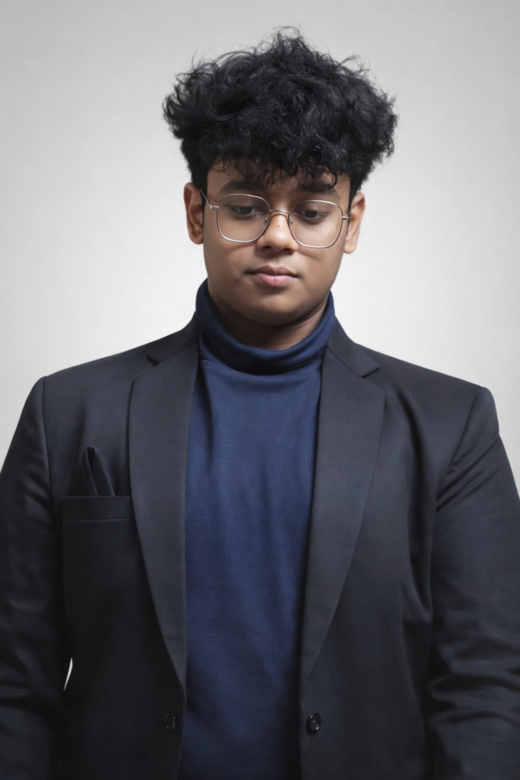
#> input picture assets/portrait-source.png, 520 x 780 px, found by its file name
$ python build_portrait_dotmatrix.py
#> lines starting #> are read from the running program, lines starting #| are printed output that depends on the picture
"""Build a transparent, animated dot-matrix portrait from the source photo."""

from __future__ import annotations

import colorsys
import math
from pathlib import Path

from PIL import Image, ImageEnhance, ImageOps


SOURCE = Path("assets/portrait-source.png")
OUTPUT = Path("assets/portrait-dotmatrix.svg")
COLS = 74
CELL = 7
BATCHES = 42


def clamp(value: float, low: float = 0.0, high: float = 1.0) -> float:
    return max(low, min(high, value))


def foreground_confidence(red: int, green: int, blue: int) -> float:
    """Separate the dark/coloured subject from the neutral studio backdrop."""
    luminance = 0.2126 * red + 0.7152 * green + 0.0722 * blue
    chroma = max(red, green, blue) - min(red, green, blue)
    dark_confidence = clamp((184 - luminance) / 32)
    colour_confidence = clamp((chroma - 5) / 24)
    return max(dark_confidence, colour_confidence)


def display_colour(red: int, green: int, blue: int) -> str:
    """Preserve the source colour while lifting near-black detail for dark mode."""
    hue, saturation, value = colorsys.rgb_to_hsv(red / 255, green / 255, blue / 255)
    value = max(value, 0.19)
    saturation = min(1.0, saturation * 1.05)
    out_red, out_green, out_blue = colorsys.hsv_to_rgb(hue, saturation, value)
    return f"#{round(out_red * 255):02x}{round(out_green * 255):02x}{round(out_blue * 255):02x}"


def deterministic_noise(column: int, row: int) -> float:
    value = (column * 374761393 + row * 668265263) & 0xFFFFFFFF
    value = ((value ^ (value >> 13)) * 1274126177) & 0xFFFFFFFF
    return value / 0xFFFFFFFF


def main() -> None:
    source = ImageOps.exif_transpose(Image.open(SOURCE)).convert("RGB")
    source = ImageEnhance.Contrast(source).enhance(1.05)
    # A square head-and-shoulders crop keeps the hero compact without stretching
    # or regenerating the user's identity.
    source_width, source_height = source.size
#> source_width = 520; source_height = 780
    crop_height = min(source_width, source_height)
#> crop_height = 520
    source = source.crop((0, 0, source_width, crop_height))
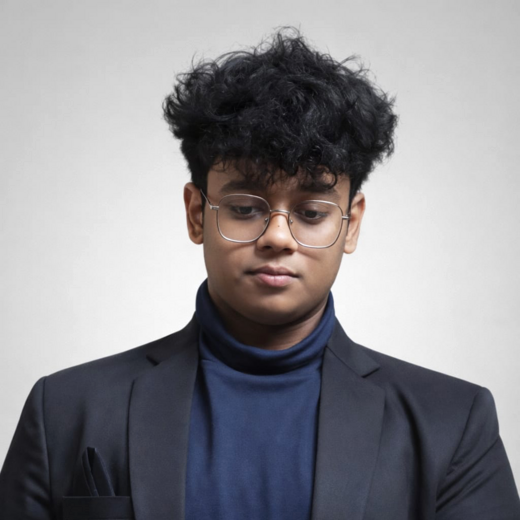
#> source: PIL image 520x520 RGB; mean R, G, B 141, 139.8, 144.2
    width, height = source.size
#> width = 520; height = 520
    rows = round(COLS * height / width)
#> rows = 74
    sampled = source.resize((COLS, rows), Image.Resampling.LANCZOS)
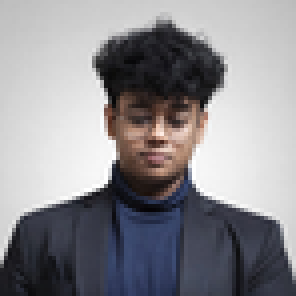
#> sampled: PIL image 74x74 RGB (shown 4 times larger); mean R, G, B 141, 139.8, 144.2
    pixels = sampled.load()

    dots: list[list[str]] = [[] for _ in range(BATCHES)]
    output_width = COLS * CELL
    output_height = rows * CELL
#> output_height = 518

    for row in range(rows):
        for column in range(COLS):
            red, green, blue = pixels[column, row]
            confidence = foreground_confidence(red, green, blue)
            if confidence < 0.13:
                continue

            radius = CELL * (0.29 + 0.16 * math.sqrt(confidence))
            centre_x = column * CELL + CELL / 2
            centre_y = row * CELL + CELL / 2

            # Resolve the whole portrait in distributed focus. There is no wipe,
            # disappearing centre or directional edge; every dot only moves toward
            # its final state and stays there.
            wave = deterministic_noise(column, row)
            batch = min(BATCHES - 1, round(wave * (BATCHES - 1)))

            dots[batch].append(
                f'<circle class="dot b{batch}" cx="{centre_x:.1f}" cy="{centre_y:.1f}" '
                f'r="{radius:.2f}" fill="{display_colour(red, green, blue)}"/>'
            )

    delays = "".join(
        f".b{index}{{animation-delay:{0.05 + index * 0.036:.3f}s}}"
        for index in range(BATCHES)
    )
    circles = "\n  ".join(circle for batch in dots for circle in batch)
    svg = f'''<svg xmlns="http://www.w3.org/2000/svg" viewBox="0 0 {output_width} {output_height}" role="img" aria-labelledby="portrait-title portrait-desc">
  <title id="portrait-title">Dot-matrix portrait of Kavya Jain</title>
  <desc id="portrait-desc">Kavya Jain in a dark suit, rendered as coloured dots on a transparent background. The portrait resolves once through a softly distributed focus animation.</desc>
  <style>
    @keyframes assemble{{
      0%{{opacity:.08;transform:scale(.62)}}
      72%{{opacity:1;transform:scale(1.06)}}
      100%{{opacity:1;transform:scale(1)}}
    }}
    .dot{{
      animation:assemble .68s cubic-bezier(.2,.78,.2,1) both;
      transform-box:fill-box;
      transform-origin:center;
    }}
    {delays}
    @media (prefers-reduced-motion:reduce){{.dot{{animation:none}}}}
  </style>
  {circles}
</svg>
'''
    OUTPUT.write_text(svg, encoding="utf-8")
    print(f"Built {OUTPUT} with {sum(map(len, dots))} visible dots ({COLS} x {rows} grid)")
#| Built assets/portrait-dotmatrix.svg with 2716 visible dots (74 x 74 grid)


if __name__ == "__main__":
    main()
